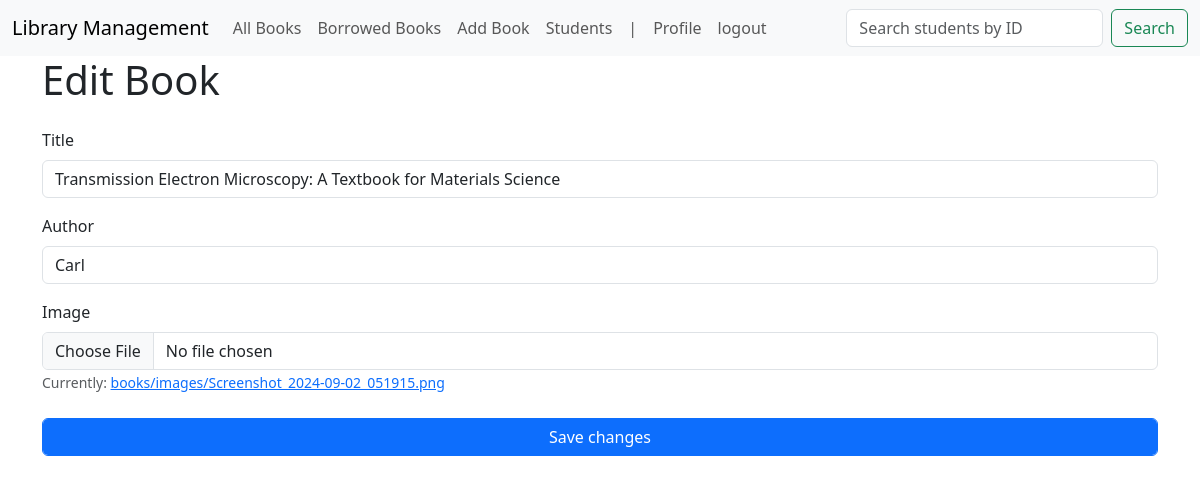
Before: /books/update/1 (signed in) with the older database file.
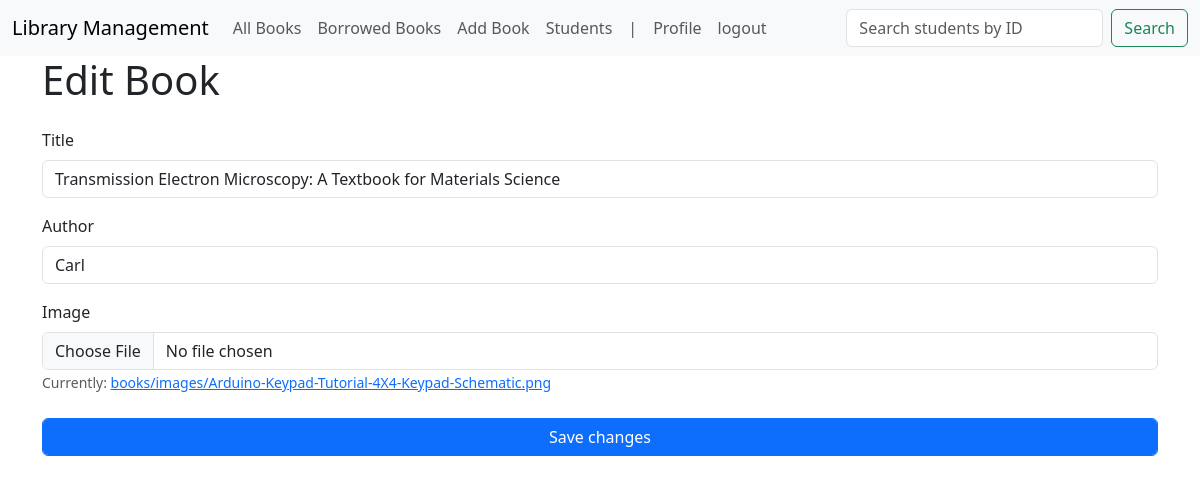
After: the same page with the newer database file.
### books/models.py (models this page shows, shortened)
class Book(models.Model):
    title = models.CharField(max_length=100)
    author = models.CharField(max_length=100)
    image = models.ImageField(upload_to="books/images", null=True)
    borrower = models.ForeignKey(User, on_delete=models.CASCADE, null=True,related_name='books')
    return_date = models.DateField(null=True)

### books/views.py (the view)
# urls.py: path("update/<int:book_id>", update_book, name="book.update"),
@login_required
def update_book(request, book_id):
    book = get_object_or_404(Book, id=book_id)
    if request.method == "POST":
        form = BookForm(request.POST, request.FILES ,instance=book)
        if form.is_valid():
            form.save()
            return redirect(book.all_url)
    else:
        form = BookForm(instance=book)
    return render(request, "books/edit.html", {"form": form})

### books/forms.py
class BookForm(forms.ModelForm):
    class Meta:
        model = Book
        fields = ["title", "author", "image"]

### templates/books/edit.html (shortened to what this page needs)
{% extends 'layouts/base.html' %}
{% load static %}
{% block content %}
<h1 class="mb-4"> Edit Book </h1>
<form method="POST" enctype="multipart/form-data">
    <div class="form-group mb-3">
        <label for="id_title" class="form-label">Title</label>
        <input type="text" name="title" class="form-control" id="id_title" value="{{ form.title.value }}">
    </div>
    <div class="form-group mb-3">
        <label for="id_author" class="form-label">Author</label>
        <input type="text" name="author" class="form-control" id="id_author" value="{{ form.author.value }}">
    </div>
    <div class="form-group mb-3">
        <label for="id_image" class="form-label">Image</label>
        <input type="file" name="image" class="form-control-file" id="id_image">
        {% if form.image.value %}
            <small class="form-text">Currently: <a href="{{ form.image.value.url }}" target="_blank">{{ form.image.value }}</a></small>
        {% endif %}
    </div>
    <div class="form-group mt-4">
        <input type="submit" class="btn btn-primary btn-block" value="Save changes">
    </div>
</form>
{% endblock %}

Changed rows visible on the page:
changed Book "Transmission Electron Microscopy: A Textbook for Materials Science": image.value "books/images/Screenshot_2024-09-02_051915.png" → "books/images/Arduino-Keypad-Tutorial-4X4-Keypad-Schematic.png"
